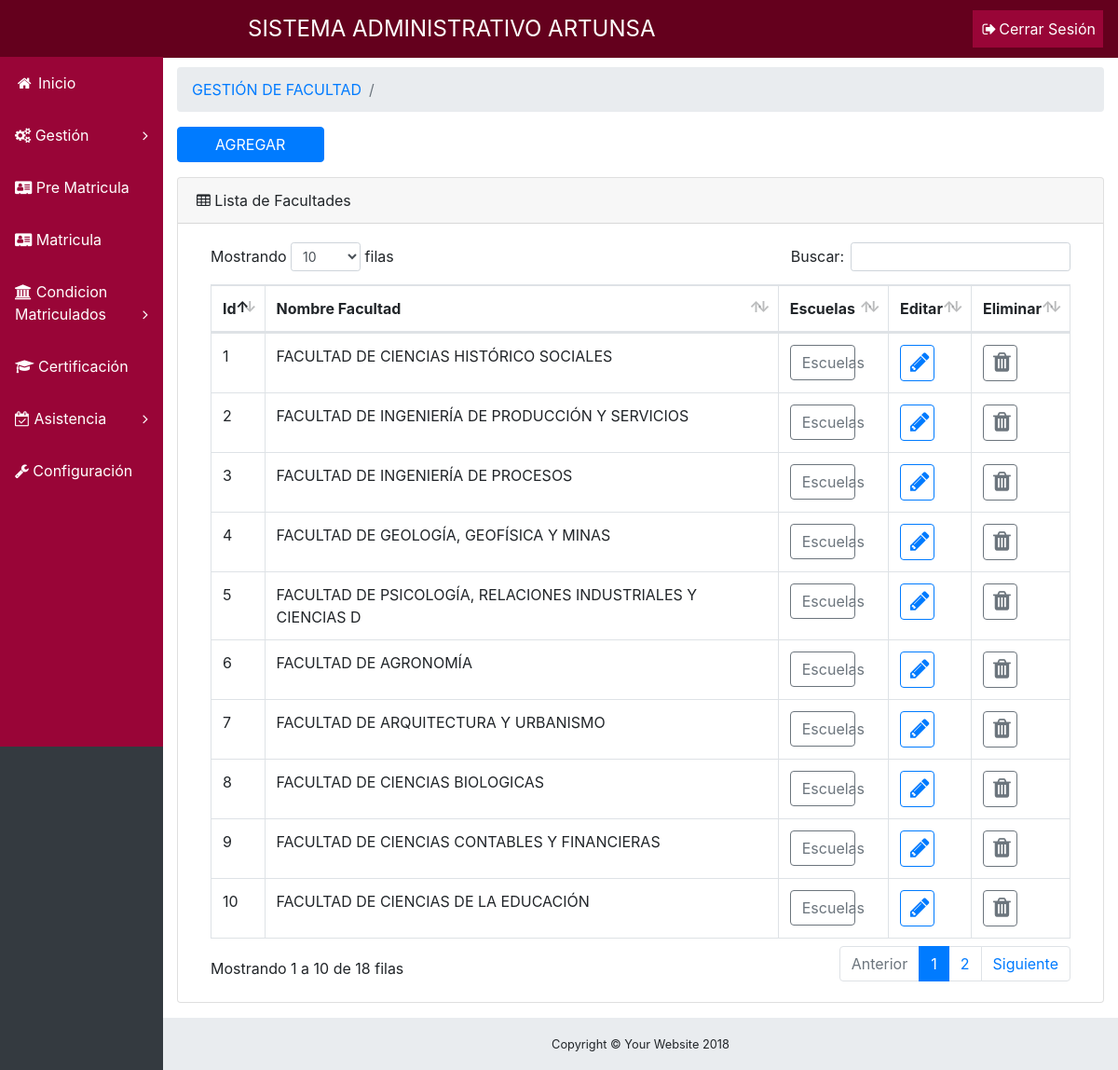
Screenshot of /controller/ControladorFacultad.php (signed in) with the database file from the repository.
### tables this page shows
CREATE TABLE `facultad` (
  `IdFacultad` int(11) NOT NULL,
  `FacultadNombre` varchar(60) NOT NULL,
  `FacultadEstado` int(11) NOT NULL DEFAULT 1
);

### viewPhp/gestionFacultad.php (called while the page is built)
<?php
include 'index.php';
include '../view/facultad.php' ;
include 'foot.php';

### model/Modelo.php (called while the page is built, shortened)
<?php
include_once '../conexion/conexion.php';
include_once '../DAO/Facultad.php';
if (class_exists('Modelo') != true) {
    class Modelo {
        private $conn;
        public function __construct() {
            $c = new Conexion();
            $this->conn = $c->getConexion();
        }
        public function getConn() {
            return $this->conn;
        }
    }
}

### conexion/conexion.php (called while the page is built, shortened)
<?php
if (class_exists('Conexion') != true) {
    class Conexion {
        private $servername = "localhost";
        private $usernamePe = "root";
        private $password = "";
       	private $dbnamePermiso = "artunsa2019";
        private $conn = null;
        public function getConexion() {
            if ($this->conn == null) {
                $this->conn = new mysqli($this->servername, $this->usernamePe, $this->password, $this->dbnamePermiso );
            }
            return $this->conn;
        }
    }
}

### model/ModeloFacultad.php (called while the page is built, shortened)
<?php
if (class_exists('ModeloFacultad') != true) {
    class ModeloFacultad extends Modelo implements Operations {
        public function getLista() {
            $sql = "SELECT * FROM `facultad` WHERE `FacultadEstado`=1";
            $result = parent::getConn()->query($sql);
            $outp = $result->fetch_all(MYSQLI_ASSOC);
            return json_encode($outp);
        }
    }
}

### view/facultad.php (the view, shortened to what this page needs)
<!DOCTYPE html>
<head>
</head>
<div class='content-wrapper'>
    <div class='container-fluid'>
        <ol class='breadcrumb'>
            <li class='breadcrumb-item'>
                <a id="primero" href='../controller/ControladorFacultad.php'></a>
            </li>
            <li class='breadcrumb-item active' id="mapa"></li>
        </ol>
        <div class="form-group">
            <div class="form-row">
                <div class="col-md-2">
                    <a class="btn btn-primary btn-block" id="botonAgregar" href="#">AGREGAR</a>
                </div>
            </div>
        </div>
        <div class='card mb-3' id="tabla">
            <div class='card-header'>
                <i class='fa fa-table'></i> Lista de Facultades</div>
            <div class='card-body'>
                <div class='table-responsive'>
                    <table class='table table-bordered' id='dataTable' width='100%' cellspacing='0'>
                        <thead>
                            <tr>
                                <th>Id</th>
                                <th>Nombre Facultad</th>
                                <th>Escuelas</th>
                                <th> Editar</th>
                                <th> Eliminar</th>
                            </tr>
                        </thead>
                        <tbody>
                            <?php
                            $arrayFacultad = json_decode($facultades, true);
                            $i=1;
                            foreach ($arrayFacultad as &$valor) {
                                echo "<tr>
                            <td> $i </td>
                            <td> $valor[FacultadNombre] </td>
                            <td>
                            <form action='../controller/ControladorEscuela.php' method='POST'>
                            <input type='hidden' name='IdFacultad' value=$valor[IdFacultad]>
                            <button type='submit' class=' col-md-9 botonHorario btn btn-outline-secondary btn-block'
                            value= $valor[IdFacultad]>Escuelas</a>
                            </form>
                            </td>
                                <td><button onclick='editar( $valor[IdFacultad])' style=' padding: 5px 25px;padding-left: 10px;'  type='submit' class=' col-md-4 botonModificar btn btn-outline-primary btn-block'
                            ><span class='fa fa-pencil fa-2x'></a></td>
                            <td><button onclick='eliminar( $valor[IdFacultad] ,\"$valor[FacultadNombre]\")' style=' padding: 5px 25px;padding-left: 10px;'  type='submit' class=' col-md-4 botonEliminar btn btn-outline-secondary btn-block'
                            ><span class='fa fa-trash fa-2x'></a></td>
                            </tr>";
                            $i++;
                            }
                            ?>
                        </tbody>
                    </table>
                </div>
            </div>
        </div>
    </div>
</div>

### css/sb-admin.css (style rules this page uses)
html { position: relative; min-height: 100%; }
body { overflow-x: hidden; }
body.sticky-footer { margin-bottom: 56px; }
body.sticky-footer .content-wrapper { min-height: calc(100vh - 56px - 56px); }
body.fixed-nav { padding-top: 56px; }
.content-wrapper { min-height: calc(100vh - 56px); padding-top: 1rem; }
.content-wrapper { overflow-x: hidden; background: white; }
@media (min-width: 992px) { .content-wrapper { margin-left: 175px; } }

### rows the page displays
facultad: FacultadNombre "FACULTAD DE CIENCIAS HISTÓRICO SOCIALES", $valor[IdFacultad] 13 (drawn)
facultad: FacultadNombre "FACULTAD DE INGENIERÍA DE PRODUCCIÓN Y SERVICIOS", $valor[IdFacultad] 14 (drawn)
facultad: FacultadNombre "FACULTAD DE INGENIERÍA DE PROCESOS", $valor[IdFacultad] 15 (drawn)
facultad: FacultadNombre "FACULTAD DE GEOLOGÍA, GEOFÍSICA Y MINAS", $valor[IdFacultad] 16 (drawn)
facultad: FacultadNombre "FACULTAD DE PSICOLOGÍA, RELACIONES INDUSTRIALES Y CIENCIAS D", $valor[IdFacultad] 18 (drawn)
facultad: FacultadNombre "FACULTAD DE AGRONOMÍA", $valor[IdFacultad] 19 (drawn)
facultad: FacultadNombre "FACULTAD DE ARQUITECTURA Y URBANISMO", $valor[IdFacultad] 20 (drawn)
facultad: FacultadNombre "FACULTAD DE CIENCIAS BIOLOGICAS", $valor[IdFacultad] 21 (drawn)
facultad: FacultadNombre "FACULTAD DE CIENCIAS CONTABLES Y FINANCIERAS", $valor[IdFacultad] 22 (drawn)
facultad: FacultadNombre "FACULTAD DE CIENCIAS DE LA EDUCACIÓN", $valor[IdFacultad] 23 (drawn)
